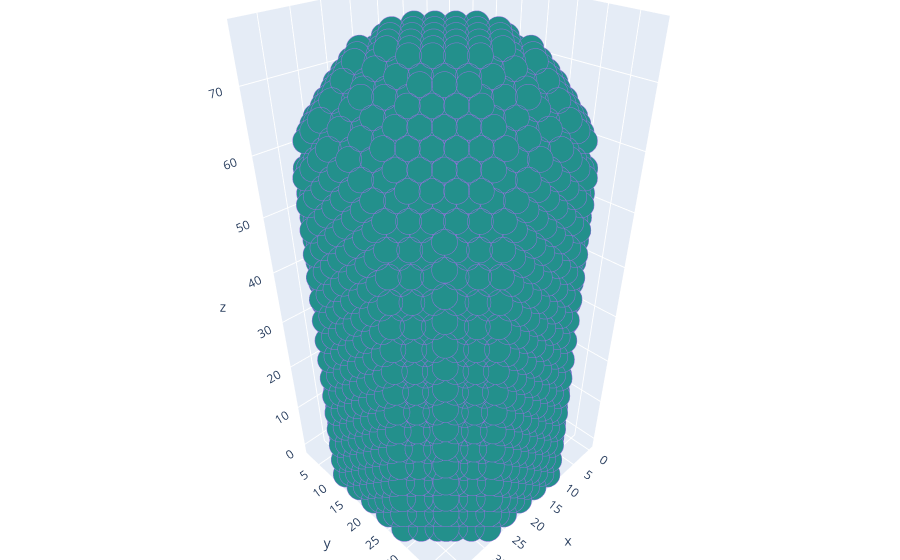

The code cell stored with this chart in its notebook:
### Code cell
visualize(pr_tip)

### Figure 1 — Plotly figure (JSON) as saved in the notebook; plotly's stock layout.template omitted (floating-point values rounded to 4 significant figures; data arrays with more than 128 entries replaced by an {"elided": "..."} marker saying what was removed)
{"data": [{"marker": {"color": {"elided": "5596 int values"}, "colorscale": [[0, "#440154"], [0.1111, "#482878"], [0.2222, "#3e4989"], [0.3333, "#31688e"], [0.4444, "#26828e"], [0.5556, "#1f9e89"], [0.6667, "#35b779"], [0.7778, "#6ece58"], [0.8889, "#b5de2b"], [1, "#fde725"]], "line": {"color": "MediumPurple", "width": 12}, "size": 9}, "mode": "markers", "type": "scatter3d", "x": {"elided": "5596 float values"}, "y": {"elided": "5596 float values"}, "z": {"elided": "5596 float values"}}], "layout": {"margin": {"b": 0, "l": 0, "r": 0, "t": 0}}}
